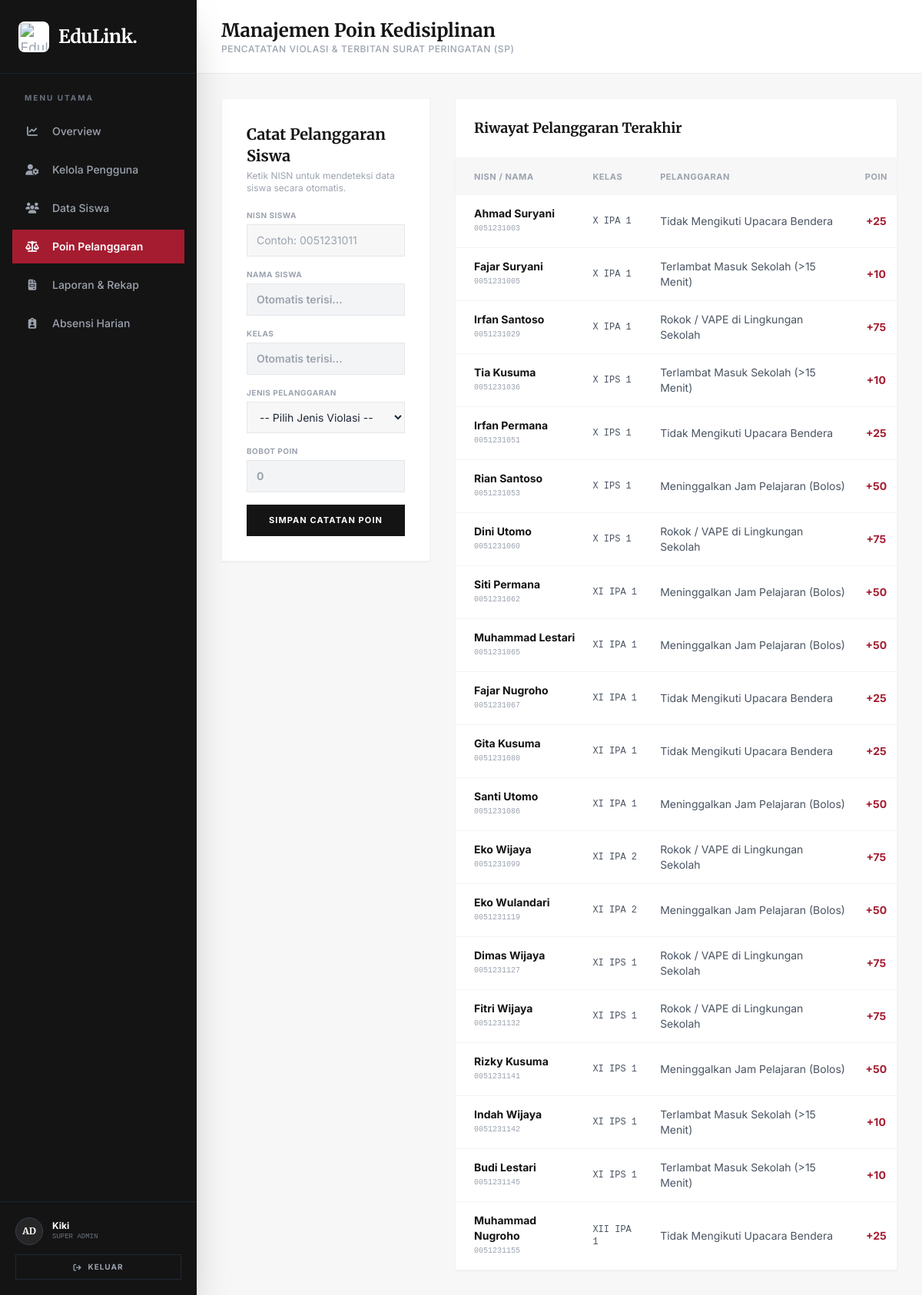
The app's page /poin (signed in) with its own data.
### tables this page shows
CREATE TABLE pelanggaran (
            id INTEGER PRIMARY KEY AUTOINCREMENT,
            nisn TEXT NOT NULL,
            nama_siswa TEXT NOT NULL,
            kelas TEXT NOT NULL,
            jenis_pelanggaran TEXT NOT NULL,
            poin INTEGER NOT NULL,
            tanggal TIMESTAMP DEFAULT CURRENT_TIMESTAMP
        );

### backend/app.py (the view)
@app.route('/poin')
def poin():
    if 'user_id' not in session:
        return redirect(url_for('login'))
    conn = get_db_connection()
    daftar_siswa = conn.execute("SELECT nisn, nama_siswa, kelas FROM siswa").fetchall()
    daftar_pelanggaran = conn.execute("SELECT * FROM pelanggaran ORDER BY tanggal DESC LIMIT 20").fetchall()
    conn.close()
    siswa_dict = {s['nisn']: {'nama': s['nama_siswa'], 'kelas': s['kelas']} for s in daftar_siswa}
    return render_template('dashboard/poin.html',
                           nama_user=session['nama'],
                           siswa_map=siswa_dict,
                           pelanggaran_list=daftar_pelanggaran)

### backend/modules/database.py (called while the page is built)
def get_db_connection():
    conn = sqlite3.connect(DB_PATH)
    conn.row_factory = sqlite3.Row
    return conn

### frontend/templates/dashboard/poin.html (shortened to what this page needs)
<!DOCTYPE html>
<html lang="id">
<head>
    <script src="https://cdn.tailwindcss.com"></script>
    <link rel="stylesheet" href="https://cdnjs.cloudflare.com/ajax/libs/font-awesome/6.4.0/css/all.min.css">
</head>
<body class="bg-eduPaper text-gray-800 font-sans h-screen flex overflow-hidden selection:bg-eduCrimson-600 selection:text-white">
    <aside id="sidebar" class="fixed lg:static top-0 left-0 h-full w-64 bg-eduDark-900 text-gray-400 flex flex-col shadow-2xl z-40 shrink-0 transform -translate-x-full lg:translate-x-0 transition-transform duration-300">
        <div class="h-20 lg:h-24 flex items-center justify-between px-6 border-b border-gray-800/80">
            <div class="flex items-center gap-3">
                <div class="w-10 h-10 rounded-lg bg-white p-1 flex items-center justify-center shrink-0 border-none shadow-none">
                    <img src="{{ url_for('static', filename='images/edulink-logo.webp') }}" alt="EduLink Logo" class="w-full h-full object-contain mix-blend-multiply scale-110">
                </div>
                <span class="text-2xl font-serif font-bold text-white tracking-tight">EduLink.</span>
            </div>
        </div>
        <nav class="flex-1 overflow-y-auto py-6 px-4 flex flex-col gap-1.5">
            <p class="px-4 text-[10px] font-bold text-gray-500 uppercase tracking-[0.2em] mb-2">Menu Utama</p>
            <a href="/dashboard" class="flex items-center gap-4 px-4 py-3 hover:bg-eduDark-800 hover:text-white transition"><i class="fa-solid fa-chart-line text-sm w-5 text-center"></i><span class="text-sm font-medium">Overview</span></a>
            <a href="/users" class="flex items-center gap-4 px-4 py-3 hover:bg-eduDark-800 hover:text-white transition"><i class="fa-solid fa-user-gear text-sm w-5 text-center"></i><span class="text-sm font-medium">Kelola Pengguna</span></a>
            <a href="/siswa" class="flex items-center gap-4 px-4 py-3 hover:bg-eduDark-800 hover:text-white transition"><i class="fa-solid fa-users text-sm w-5 text-center"></i><span class="text-sm font-medium">Data Siswa</span></a>
            <a href="/poin" class="flex items-center gap-4 px-4 py-3 bg-eduCrimson-600 text-white transition"><i class="fa-solid fa-scale-balanced text-sm w-5 text-center"></i><span class="text-sm font-semibold">Poin Pelanggaran</span></a>
            <a href="/laporan" class="flex items-center gap-4 px-4 py-3 hover:bg-eduDark-800 hover:text-white transition"><i class="fa-solid fa-file-invoice text-sm w-5 text-center"></i><span class="text-sm font-medium">Laporan & Rekap</span></a>
            <a href="/absensi" class="flex items-center gap-4 px-4 py-3 hover:bg-eduDark-800 hover:text-white transition"><i class="fa-solid fa-clipboard-user text-sm w-5 text-center"></i><span class="text-sm font-medium">Absensi Harian</span></a>
        </nav>
        <div class="p-5 border-t border-gray-800/80">
            <div class="flex items-center gap-3 mb-3">
                <div class="w-9 h-9 rounded-full bg-eduDark-700 border border-gray-700 flex items-center justify-center text-white font-bold font-serif text-xs">AD</div>
                <div class="overflow-hidden">
                    <p class="text-xs font-bold text-white truncate">{{ nama_user }}</p>
                    <p class="text-[9px] font-mono text-gray-500 uppercase">Super Admin</p>
                </div>
            </div>
            <a href="/logout" class="flex items-center justify-center gap-2 w-full py-2 border border-gray-800 text-[10px] font-bold text-gray-400 hover:text-white hover:bg-eduCrimson-600 transition uppercase tracking-widest"><i class="fa-solid fa-arrow-right-from-bracket"></i> Keluar</a>
        </div>
    </aside>
    <main class="flex-1 flex flex-col h-full relative z-10 min-w-0">
        <header class="h-20 lg:h-24 bg-white border-b border-gray-200/80 flex items-center justify-between px-4 sm:px-8 shrink-0">
            <div class="flex items-center gap-3">
                <div>
                    <h1 class="text-lg sm:text-2xl font-serif font-bold text-eduDark-900 leading-tight">Manajemen Poin Kedisiplinan</h1>
                    <p class="text-[10px] sm:text-xs text-gray-400 font-medium uppercase tracking-wider hidden sm:block">Pencatatan Violasi & Terbitan Surat Peringatan (SP)</p>
                </div>
            </div>
        </header>
        <div class="flex-1 overflow-y-auto p-4 sm:p-8 space-y-6 sm:space-y-8">
            <div class="grid grid-cols-1 lg:grid-cols-3 gap-6 sm:gap-8 items-start">
                <div class="bg-white p-5 sm:p-8 border border-gray-100 shadow-sm">
                    <h3 class="font-serif font-bold text-lg sm:text-xl text-eduDark-900 mb-1">Catat Pelanggaran Siswa</h3>
                    <p class="text-xs text-gray-400 mb-5">Ketik NISN untuk mendeteksi data siswa secara otomatis.</p>
                    <form action="#" method="POST" autocomplete="off" class="space-y-4">
                        <div>
                            <label class="text-[10px] font-bold text-gray-400 uppercase tracking-wider block mb-1">NISN Siswa</label>
                            <input type="text" id="inputNisn" name="nisn" oninput="autoSearchSiswa()" required placeholder="Contoh: 0051231011" class="w-full bg-eduPaper border border-gray-200 text-xs sm:text-sm py-2.5 px-3 focus:outline-none focus:border-eduCrimson-600">
                        </div>
                        <div>
                            <label class="text-[10px] font-bold text-gray-400 uppercase tracking-wider block mb-1">Nama Siswa</label>
                            <input type="text" id="inputNamaSiswa" name="nama_siswa" required readonly placeholder="Otomatis terisi..." class="w-full bg-gray-100 border border-gray-200 text-xs sm:text-sm py-2.5 px-3 font-semibold text-eduDark-900 focus:outline-none">
                        </div>
                        <div>
                            <label class="text-[10px] font-bold text-gray-400 uppercase tracking-wider block mb-1">Kelas</label>
                            <input type="text" id="inputKelas" name="kelas" required readonly placeholder="Otomatis terisi..." class="w-full bg-gray-100 border border-gray-200 text-xs sm:text-sm py-2.5 px-3 font-semibold text-eduDark-900 focus:outline-none">
                        </div>
                        <div>
                            <label class="text-[10px] font-bold text-gray-400 uppercase tracking-wider block mb-1">Jenis Pelanggaran</label>
                            <select id="selectPelanggaran" name="jenis_pelanggaran" onchange="autoFillPoin(this)" required class="w-full bg-eduPaper border border-gray-200 text-xs sm:text-sm py-2.5 px-3 focus:outline-none focus:border-eduCrimson-600">
                                <option value="" data-poin="0" disabled selected>-- Pilih Jenis Violasi --</option>
                            </select>
                        </div>
                        <div>
                            <label class="text-[10px] font-bold text-gray-400 uppercase tracking-wider block mb-1">Bobot Poin</label>
                            <input type="number" id="inputPoin" name="poin" required readonly placeholder="0" class="w-full bg-gray-100 border border-gray-200 text-xs sm:text-sm py-2.5 px-3 font-bold text-eduCrimson-600 focus:outline-none">
                        </div>
                        <button type="submit" class="w-full bg-eduDark-900 hover:bg-eduCrimson-600 text-white font-bold py-3 transition text-[11px] uppercase tracking-widest mt-2">
                            Simpan Catatan Poin
                        </button>
                    </form>
                </div>
                <div class="lg:col-span-2 bg-white border border-gray-100 shadow-sm">
                    <div class="p-4 sm:p-6 border-b border-gray-100 flex justify-between items-center">
                        <h3 class="font-serif font-bold text-base sm:text-lg text-eduDark-900">Riwayat Pelanggaran Terakhir</h3>
                    </div>
                    <div class="overflow-x-auto">
                        <table class="w-full text-left text-xs sm:text-sm text-gray-600 min-w-[550px]">
                            <thead class="bg-eduPaper text-[10px] sm:text-[11px] uppercase font-bold text-gray-400 tracking-wider">
                                <tr>
                                    <th class="pl-6 py-3.5">NISN / Nama</th>
                                    <th class="px-3 py-3.5">Kelas</th>
                                    <th class="px-3 py-3.5">Pelanggaran</th>
                                    <th class="px-3 py-3.5 text-center">Poin</th>
                                </tr>
                            </thead>
                            <tbody class="divide-y divide-gray-100">
                                {% for p in pelanggaran_list %}
                                <tr class="hover:bg-gray-50/80">
                                    <td class="pl-6 py-3.5">
                                        <p class="font-bold text-eduDark-900">{{ p.nama_siswa }}</p>
                                        <p class="text-[10px] font-mono text-gray-400">{{ p.nisn }}</p>
                                    </td>
                                    <td class="px-3 py-3.5 font-mono text-xs">{{ p.kelas }}</td>
                                    <td class="px-3 py-3.5">{{ p.jenis_pelanggaran }}</td>
                                    <td class="px-3 py-3.5 text-center font-bold text-eduCrimson-600">+{{ p.poin }}</td>
                                </tr>
                                {% else %}
                                <tr>
                                    <td colspan="4" class="text-center py-6 text-gray-400 italic">Belum ada data riwayat pelanggaran.</td>
                                </tr>
                                {% endfor %}
                            </tbody>
                        </table>
                    </div>
                </div>
            </div>
        </div>
    </main>
</body>
</html>

### records on screen
pelanggaran: nama_siswa "Ahmad Suryani", nisn "0051231003", kelas "X IPA 1", jenis_pelanggaran "Tidak Mengikuti Upacara Bendera", poin "25"
pelanggaran: nama_siswa "Fajar Suryani", nisn "0051231005", kelas "X IPA 1", jenis_pelanggaran "Terlambat Masuk Sekolah (>15 Menit)", poin "10"
pelanggaran: nama_siswa "Irfan Santoso", nisn "0051231029", kelas "X IPA 1", jenis_pelanggaran "Rokok / VAPE di Lingkungan Sekolah", poin "75"
pelanggaran: nama_siswa "Tia Kusuma", nisn "0051231036", kelas "X IPS 1", jenis_pelanggaran "Terlambat Masuk Sekolah (>15 Menit)", poin "10"
pelanggaran: nama_siswa "Irfan Permana", nisn "0051231051", kelas "X IPS 1", jenis_pelanggaran "Tidak Mengikuti Upacara Bendera", poin "25"
pelanggaran: nama_siswa "Rian Santoso", nisn "0051231053", kelas "X IPS 1", jenis_pelanggaran "Meninggalkan Jam Pelajaran (Bolos)", poin "50"
pelanggaran: nama_siswa "Dini Utomo", nisn "0051231060", kelas "X IPS 1", jenis_pelanggaran "Rokok / VAPE di Lingkungan Sekolah", poin "75"
pelanggaran: nama_siswa "Siti Permana", nisn "0051231062", kelas "XI IPA 1", jenis_pelanggaran "Meninggalkan Jam Pelajaran (Bolos)", poin "50"
pelanggaran: nama_siswa "Muhammad Lestari", nisn "0051231065", kelas "XI IPA 1", jenis_pelanggaran "Meninggalkan Jam Pelajaran (Bolos)", poin "50"
pelanggaran: nama_siswa "Fajar Nugroho", nisn "0051231067", kelas "XI IPA 1", jenis_pelanggaran "Tidak Mengikuti Upacara Bendera", poin "25"
pelanggaran: nama_siswa "Gita Kusuma", nisn "0051231080", kelas "XI IPA 1", jenis_pelanggaran "Tidak Mengikuti Upacara Bendera", poin "25"
pelanggaran: nama_siswa "Santi Utomo", nisn "0051231086", kelas "XI IPA 1", jenis_pelanggaran "Meninggalkan Jam Pelajaran (Bolos)", poin "50"
pelanggaran: nama_siswa "Eko Wijaya", nisn "0051231099", kelas "XI IPA 2", jenis_pelanggaran "Rokok / VAPE di Lingkungan Sekolah", poin "75"
pelanggaran: nama_siswa "Eko Wulandari", nisn "0051231119", kelas "XI IPA 2", jenis_pelanggaran "Meninggalkan Jam Pelajaran (Bolos)", poin "50"
pelanggaran: nama_siswa "Dimas Wijaya", nisn "0051231127", kelas "XI IPS 1", jenis_pelanggaran "Rokok / VAPE di Lingkungan Sekolah", poin "75"
pelanggaran: nama_siswa "Fitri Wijaya", nisn "0051231132", kelas "XI IPS 1", jenis_pelanggaran "Rokok / VAPE di Lingkungan Sekolah", poin "75"
pelanggaran: nama_siswa "Rizky Kusuma", nisn "0051231141", kelas "XI IPS 1", jenis_pelanggaran "Meninggalkan Jam Pelajaran (Bolos)", poin "50"
pelanggaran: nama_siswa "Indah Wijaya", nisn "0051231142", kelas "XI IPS 1", jenis_pelanggaran "Terlambat Masuk Sekolah (>15 Menit)", poin "10"
pelanggaran: nama_siswa "Budi Lestari", nisn "0051231145", kelas "XI IPS 1", jenis_pelanggaran "Terlambat Masuk Sekolah (>15 Menit)", poin "10"
pelanggaran: nama_siswa "Muhammad Nugroho", nisn "0051231155", kelas "XII IPA 1", jenis_pelanggaran "Tidak Mengikuti Upacara Bendera", poin "25"

### other values on screen
{{ nama_user }} "Kiki"
